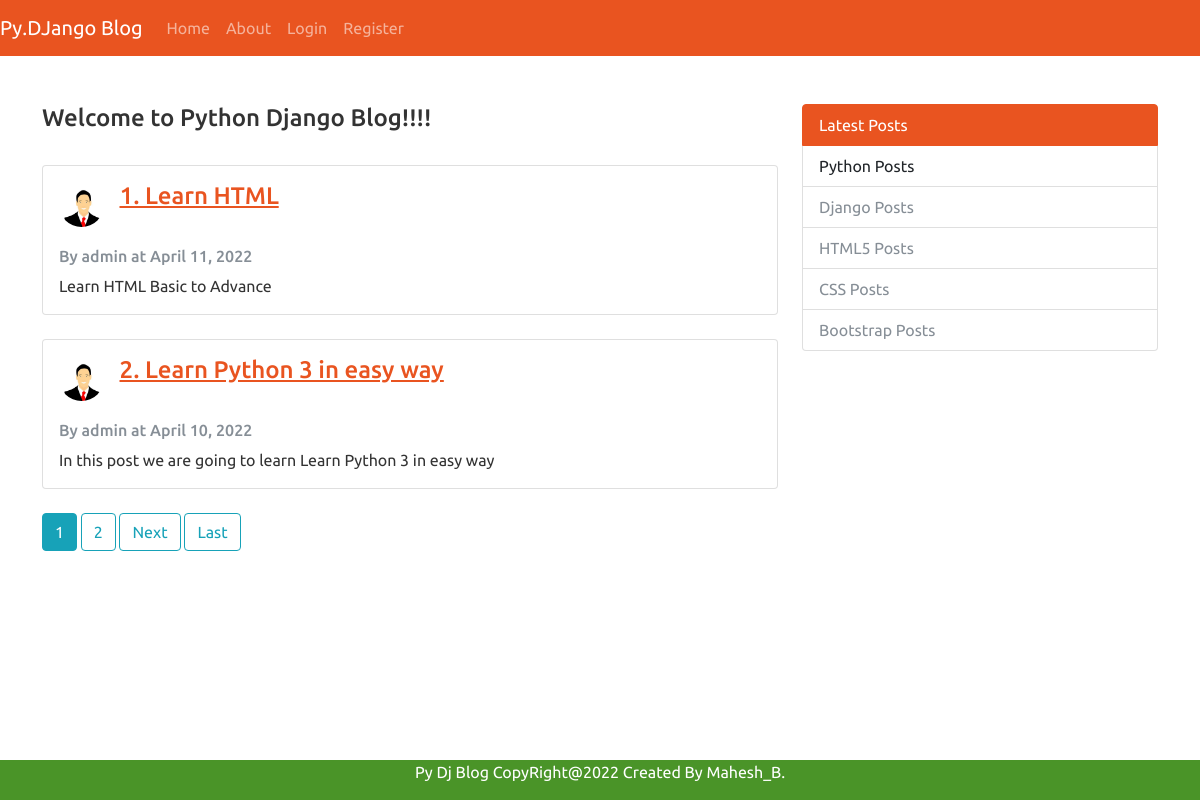
The page / on the database its author committed.
### blog/models.py (models this page shows, shortened)
class Post(models.Model):
    title = models.CharField(max_length=100)
    content = models.TextField()
    date_posted = models.DateTimeField(default=timezone.now)  # possible values - auto_now = True , auto_now_add = True, default
    author = models.ForeignKey(User,on_delete = models.CASCADE)

### users/models.py (models this page shows, shortened)
class Profile(models.Model):
      user = models.OneToOneField(User, on_delete=models.CASCADE)
      image = models.ImageField(default='default.jpg', upload_to='profile_pics')

### blog/views.py (the view)
# urls.py: path('',PostListView.as_view(), name='blog-home'),
class PostListView(ListView):
    model = Post
    template_name = 'home.html'  # <app>/<model>_<viewtype>.html - blog/post_listview.html
    context_object_name = 'posts'
    ordering = ['title'] #here we order the posts with the reference of post tite and its in assending order
    paginate_by = 2

### blog/templates/home.html (shortened to what this page needs)
{% extends 'base.html'%} {% block content%}
<h4>Welcome to Python Django Blog!!!!</h4>
<br />
{% for p in posts %}
<div class="card">
  <div class="card-body">
    <div class="row">
      <div class="col-md-1">
        <img
          class="rounded-circle"
          style="width: 45px; height: 45px"
          src="{{ p.author.profile.image.url }}"
        />
      </div>
      <div class="col-md-11">
        <h4><a class="card-title" href="{% url 'post-detail' p.id %}">{{p.title}}</a></h4>
      </div>
    </div>
    <br />
    <h6 class="card-subtitle mb-2 text-muted">
      By {{p.author}} at {{p.date_posted |date:'F d, Y'}} <br />
    </h6>
    <p class="card-text" style="white-space: pre">{{p.content}}</p>
  </div>
</div>
<br />
{% endfor %}
{% if is_paginated %}
{% for num in page_obj.paginator.page_range %}
  {% if page_obj.number == num %}
    <a class="btn btn-info mb-4" href="?page={{ num }}">{{ num }}</a>
  {% elif num > page_obj.number|add:'-3' and num < page_obj.number|add:'3' %}
    <a class="btn btn-outline-info mb-4" href="?page={{ num }}">{{ num }}</a>
  {% endif %}
{% endfor %}
{% if page_obj.has_next %}
  <a class="btn btn-outline-info mb-4" href="?page={{ page_obj.next_page_number }}">Next</a>
  <a class="btn btn-outline-info mb-4" href="?page={{ page_obj.paginator.num_pages }}">Last</a>
{% endif %}
{% endif %}
{% endblock %}

### templates/base.html (shortened to what this page needs)
{% load static %}
<!DOCTYPE html>
<html lang="en">
  <head>
    <link
      rel="stylesheet"
      type="text/css"
      href="{% static 'css/bootstrap.min.css'%}"
    />
    <link
      rel="stylesheet"
      type="text/css"
      href="{% static 'css/custom.css'%}"
    />
  </head>
  <body>
    <nav class="navbar navbar-expand-lg navbar-dark bg-primary">
      <a class="navbar-brand" href="#">Py.DJango Blog</a>
      <div class="collapse navbar-collapse" id="navbarColor01">
        <ul class="navbar-nav mr-auto">
          <li class="nav-item active">
            <a class="nav-link" href="{% url 'blog-home' %}">Home </a>
          </li>
          <li class="nav-item">
            <a class="nav-link" href="{% url 'about-us' %}">About</a>
          </li>
          {% if user.is_authenticated %}
            <li class="nav-item">
              <a class="nav-link" href="{% url 'profile' %}">Profile</a>
            </li>
            <li class="nav-item">
              <a class="nav-link" href="{% url 'post-create' %}">Create Post</a>
            </li>
            <li class="nav-item">
              <a class="nav-link" href="{% url 'logout' %}">logout</a>
            </li>
            <li>
              <label class="form-control">Welcome - {{ user.username }}</label>
            </li>
          {% else %}
            <li class="nav-item">
              <a class="nav-link" href="{% url 'login' %}">Login</a>
            </li>
            <li class="nav-item">
              <a class="nav-link" href="{% url 'register' %}">Register</a>
            </li>
          {% endif %}
        </ul>
      </div>
    </nav>
    <br />
    <br />
    <div class="container">
      <div class="row">
        <div class="col-sm-8">
          {% block content%}
          {% endblock%}
        </div>
        <div class="col-sm-4">
          <div class="list-group">
            <a href="#" class="list-group-item list-group-item-action active">
              Latest Posts
            </a>
            <a href="#" class="list-group-item list-group-item-action">
              Python Posts
            </a>
            <a href="#" class="list-group-item list-group-item-action disabled">
              Django Posts
            </a>
            <a href="#" class="list-group-item list-group-item-action disabled">
              HTML5 Posts
            </a>
            <a href="#" class="list-group-item list-group-item-action disabled">
              CSS Posts
            </a>
            <a href="#" class="list-group-item list-group-item-action disabled">
              Bootstrap Posts
            </a>
          </div>
        </div>
      </div>
    </div>
    <br />
    <br />
    <div class="footer">
      <p>Py Dj Blog CopyRight@2022 Created By Mahesh_B.</p>
    </div>
  </body>
</html>

### static/css/custom.css (style rules this page uses)
.footer { position: fixed; left: 0; bottom: 0; width: 100%; background-color:#4a9428; color: white; text-align: center; }

### rows shown on the page
Post: author.profile.image (placeholder picture), title "1. Learn HTML", author "admin", date_posted "April 11, 2022", content "Learn HTML Basic to Advance"
Post: author.profile.image (placeholder picture), title "2. Learn Python 3 in easy way", author "admin", date_posted "April 10, 2022", content "In this post we are going to learn Learn Python 3 in easy way"

### other values the page prints
{{ num }} "1"
{{ num }} "2"
